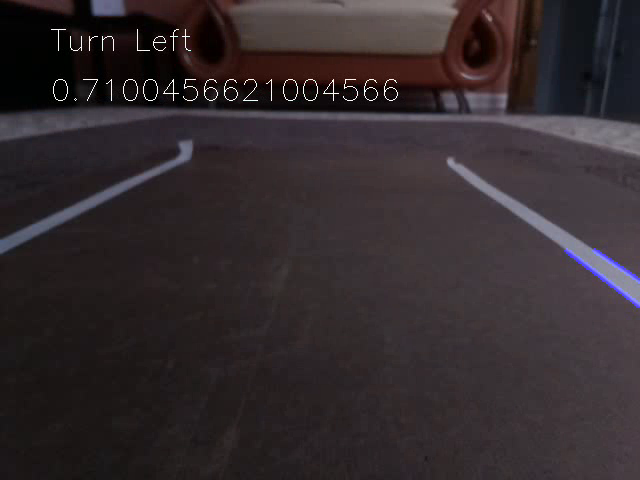
#> input picture frame 2 of output.avi, 640 x 480 px, given in place of the camera
$ python car_v1.py
#> lines starting #> are read from the running program, lines starting #| are printed output that depends on the picture; after the words box and inside, x2 and y2 are one past the last pixel; in counts of white or black regions, pixels touching at a corner belong together
### motorAPI.py
import RPi.GPIO as GPIO

GPIO.setmode(GPIO.BOARD)
GPIO.setwarnings(False)

class Motor:
    gpio_pi_pins = {1:{'e':11,'f':13,'r':15}, 4:{'e':32,'f':26,'r':24}}

    def __init__(self, motor):
#> called with motor = 4
        self.flag = self.gpio_pi_pins[motor]
        GPIO.setup(self.flag['e'],GPIO.OUT)
        GPIO.setup(self.flag['f'],GPIO.OUT)
        GPIO.setup(self.flag['r'],GPIO.OUT)
        self.PWM = GPIO.PWM(self.flag['e'], 50)
        self.PWM.start(0)
        GPIO.output(self.flag['e'],GPIO.HIGH)
        GPIO.output(self.flag['f'],GPIO.LOW)
        GPIO.output(self.flag['r'],GPIO.LOW)

    def forward(self, speed):
        self.PWM.ChangeDutyCycle(speed)
        GPIO.output(self.flag['f'],GPIO.HIGH)
        GPIO.output(self.flag['r'],GPIO.LOW)

    # [4 lines left out: function reverse, not called in this run]

    def stop(self):
        self.PWM.ChangeDutyCycle(0)
        GPIO.output(self.flag['f'],GPIO.LOW)
        GPIO.output(self.flag['r'],GPIO.LOW)

    def speed(self,speed):
        self.PWM.ChangeDutyCycle(speed)

    def shutdown(self):
        GPIO.cleanup()

class Drivetrain:
    def __init__(self, *motors):
        self.motor = []
        for i in motors:
            self.motor.append(i)
#> further down, frame is the input picture: shape (480, 640, 3); mean B, G, R 45.8, 42.9, 51.1

    def manual_drive(self, l , r):
        self.motor[0].forward(l)
        self.motor[1].forward(r)

    def forward(self,speed):
        for i in range(len(self.motor)):
            self.motor[i].forward(speed)

    def reverse(self,speed):
        for i in range(len(self.motor)):
            self.motor[i].reverse(speed)

    def stop(self):
        for i in range(len(self.motor)):
            self.motor[i].stop()

    def right(self, speed):
        self.motor[0].stop()
        self.motor[1].forward(speed)

    def left(self, speed):
        self.motor[0].forward(speed)
        self.motor[1].stop()

    # [8 lines left out: function speed, not called in this run]

    def shutdown(self):
        for i in range(len(self.motor)):
            self.motor[i].shutdown()


### car_v1.py
import cv2 as cv
import numpy as np
import sys
import motorAPI

def roi(image, vertices):
    mask = np.zeros_like(image)
    match_mask_color = 255
    cv.fillPoly(mask, vertices, match_mask_color)
    masked_image = cv.bitwise_and(image, mask)
    return masked_image

def draw_lines(image, lines, color=[255, 0, 0], thickness=3):
    if type(lines) == type(None):
            return image
    image = np.copy(image)
    line_img = np.zeros(( image.shape[0], image.shape[1], 3), dtype=np.uint8)
    for line in lines:
        for x1, y1, x2, y2 in line:
            cv.line(line_img, (x1, y1), (x2, y2), color, thickness)
    image = cv.addWeighted(image, 0.8, line_img, 1.0, 0.0)
    return image

def process(image):
    roi_vertices = [
    (0, 480),
    (0, 250),
    (640, 250),
    (640,480),
    ]

    hsv = cv.cvtColor(frame, cv.COLOR_BGR2HSV)
#> hsv: shape (480, 640, 3); mean H, S, V 100.2, 58.8, 52.5
    low = np.array([0,0,0])
    high = np.array([179,50,100])
    mask = cv.inRange(hsv, low,high)
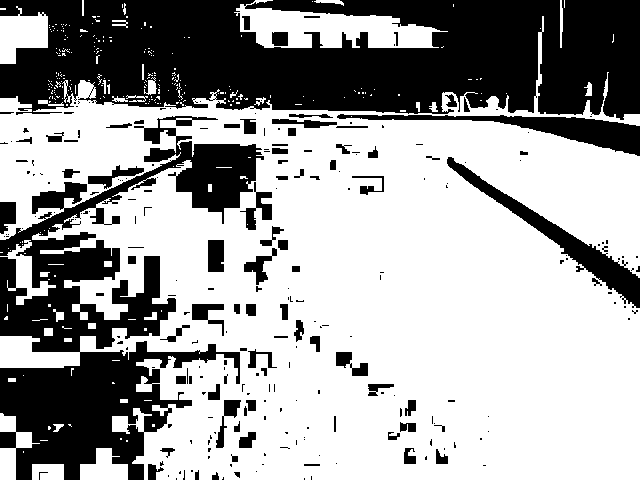
#> mask: shape (480, 640); 63.4% white; 251 black regions (166 under 20 px), largest, box (x1, y1, x2, y2) and area: (0, 0, 640, 120) 59203, (0, 116, 264, 480) 35959, (447, 157, 640, 308) 3838
    gray_image = cv.cvtColor(frame, cv.COLOR_RGB2GRAY)
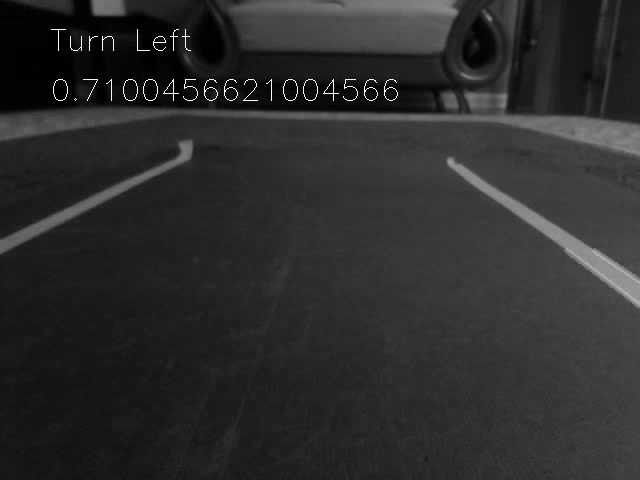
#> gray_image: shape (480, 640); min 0, max 255, mean 44.7
    blurred = cv.GaussianBlur(gray_image, (5, 5), 0)
    canny_image = cv.Canny(blurred, 100, 200)
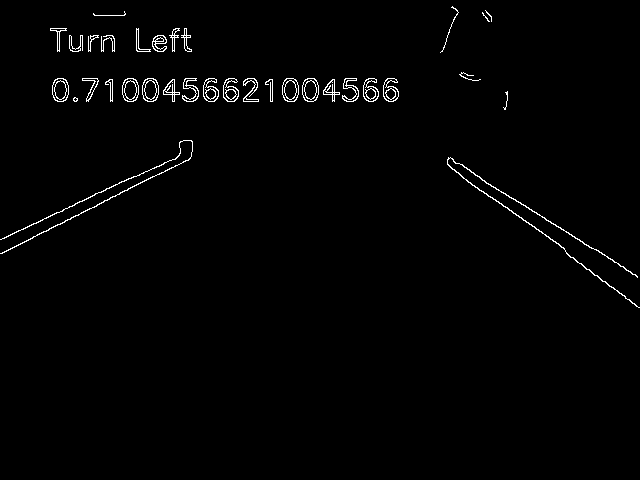
#> canny_image: shape (480, 640); 1.3% white in thin lines or dots, all inside (x1, y1, x2, y2) = (0, 6, 640, 308)
    cropped_image = roi( canny_image, np.array([roi_vertices], np.int32))
#> in roi, `cv.fillPoly(mask, vertices, match_mask_color)`:
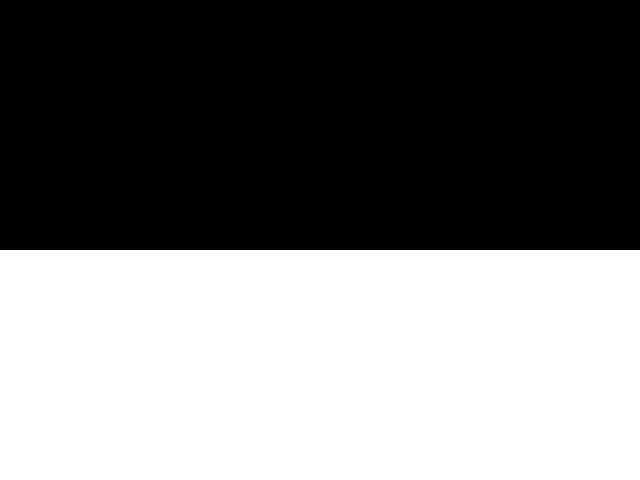
#> mask: shape (480, 640); 47.9% white; 1 white region, box (x1, y1, x2, y2) and area: (0, 250, 640, 480) 147200
#> in roi, `masked_image = cv.bitwise_and(image, mask)`:
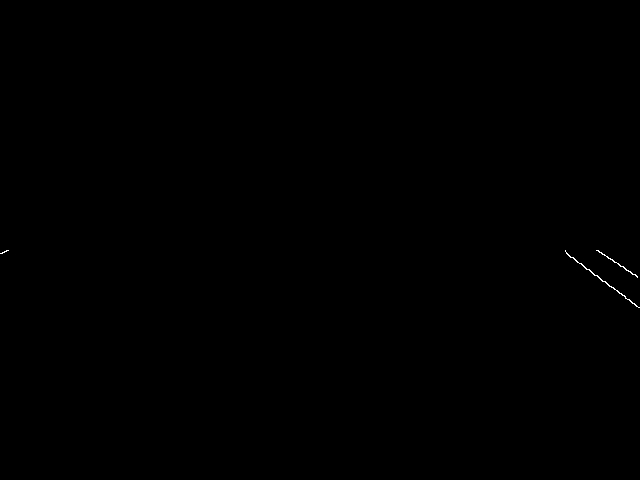
#> masked_image: shape (480, 640); 0.07% white in thin lines or dots, all inside (x1, y1, x2, y2) = (0, 250, 640, 308)
    lines = cv.HoughLinesP(
        cropped_image,
        rho=1,
        theta=np.pi / 180,
        threshold=40,
        lines=np.array([]),
        minLineLength=5,
        maxLineGap= 4
    )
#> lines = [[565, 251, 639, 307], [597, 250, 637, 277]]
    count = 0
    slope = 0
    if type(lines) != type(None):
        for line in lines:
            for x1, y1, x2, y2 in line:
                slope = slope + (((y2-y1)/(x2-x1)))
                count = count + 1
#> this loop made 2 passes
#> after the loop, count = 2; slope = 1.43
        slope = slope / count
#> slope = 0.716

    line_image = draw_lines(image, lines)
#> the loop in draw_lines, `for line in lines:` made 2 passes
#> in draw_lines, `image = cv.addWeighted(image, 0.8, line_img, 1.0, 0.0)`:
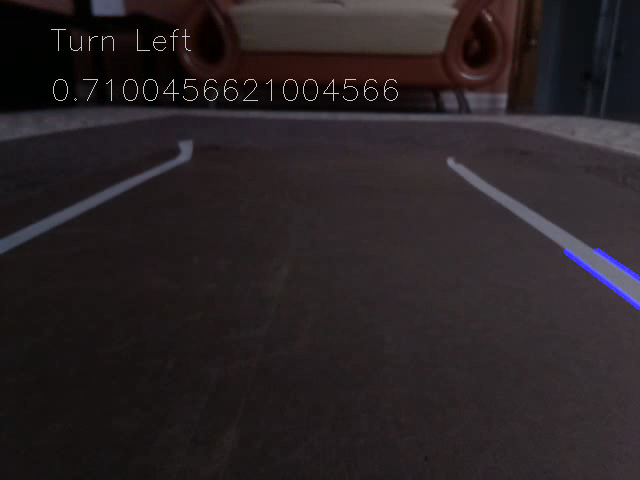
#> image: shape (480, 640, 3); mean B, G, R 36.9, 34.3, 40.8

    #configuration
    if slope < -0.4:
        direction = "Turn Right"
        robot.right(35)
    elif slope > 0.4:
        direction = "Turn Left"
        robot.left(35)
    else:
        direction = "Keep Straight"
        robot.forward(45)

    cv.putText(line_image, direction, (50,50), cv.FONT_HERSHEY_SIMPLEX, 1, (255,255,255), 1)
    cv.putText(line_image, str(slope), (50,100), cv.FONT_HERSHEY_SIMPLEX, 1, (255,255,255), 1)
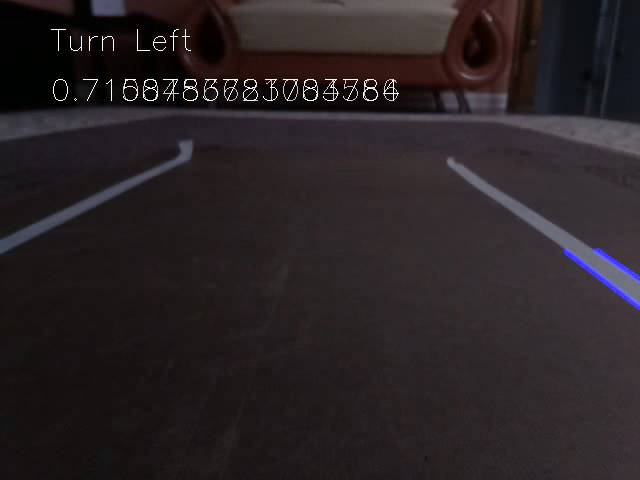
#> line_image: shape (480, 640, 3); mean B, G, R 37.4, 34.8, 41.4
    cv.imshow('Frame', line_image)
    out.write(line_image)
    return

#video to live feed
robot = motorAPI.Drivetrain(motorAPI.Motor(4),motorAPI.Motor(1))
fourcc = cv.VideoWriter_fourcc(*'XVID')
out = cv.VideoWriter('output.avi',fourcc, 20.0, (640,480))
cap = cv.VideoCapture(0)

if ((cap.isOpened() == False)):
    print("Error: Video not found")

while (cap.isOpened()):
    ret, frame = cap.read()
    if ret == True:
        process(frame)
        if ((cv.waitKey(25) & 0xFF) == ord("q")):
#> (key q is pressed here)
            break
    else:
        break

cap.release()
cv.destroyAllWindows()

$ run again, starting later in the video
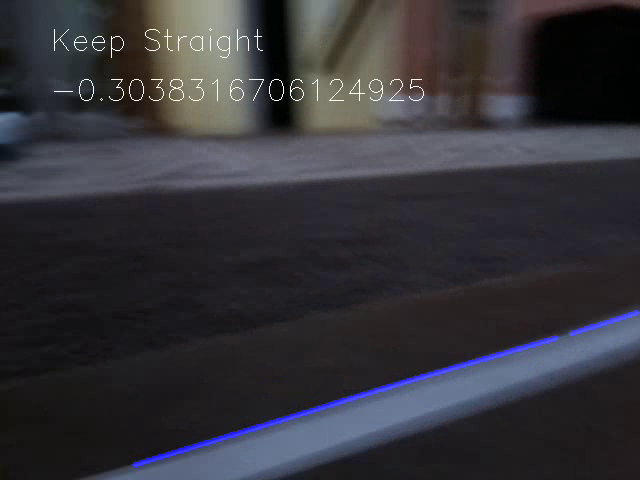
#> input picture frame 9 of output.avi, 640 x 480 px, given in place of the camera
#> frame is the input picture: shape (480, 640, 3); mean B, G, R 57.2, 51.3, 52.5
#> hsv: shape (480, 640, 3); mean H, S, V 106.5, 47.8, 60.3
#> in process, `mask = cv.inRange(hsv, low,high)`:
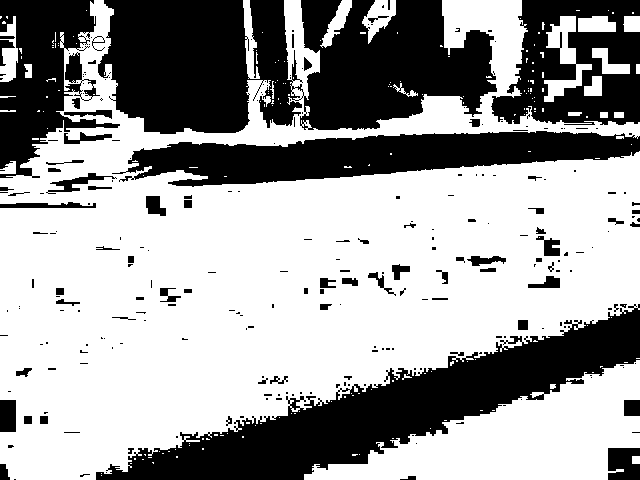
#> mask: shape (480, 640); 62.2% white; 259 black regions (180 under 20 px), largest, box (x1, y1, x2, y2) and area: (98, 0, 497, 134) 39275, (96, 304, 640, 480) 29045, (112, 131, 640, 187) 16836
#> canny_image: shape (480, 640); 1.1% white in thin lines or dots
#> masked_image: shape (480, 640); 0.2% white in thin lines or dots, all inside (x1, y1, x2, y2) = (97, 310, 640, 475)
#> lines = [[134, 462, 468, 360], [461, 363, 555, 335], [570, 331, 636, 310]]
#> the loop in process, `for line in lines:` made 3 passes
#> after the loop in process, `for line in lines:`: count = 3; slope = -0.921
#> in process, `slope = slope / count`: slope = -0.307
#> the loop in draw_lines, `for line in lines:` made 3 passes
#> in process, `cv.putText(line_image, str(slope), (50,100), cv.FONT_HERSHEY_SIMPLEX, ..`:
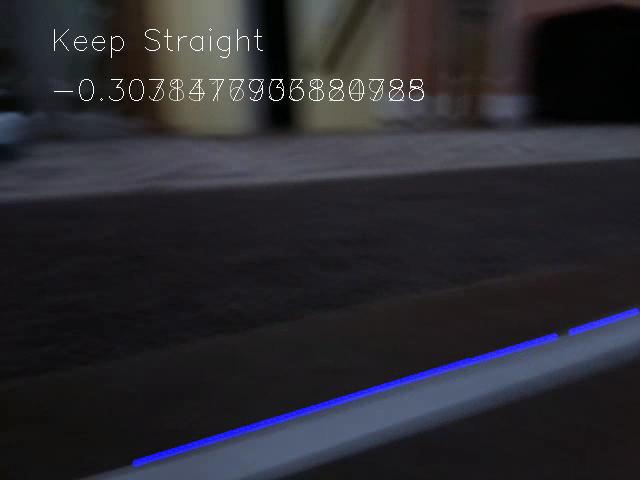
#> line_image: shape (480, 640, 3); mean B, G, R 47.4, 41.5, 42.4

$ run again, starting later in the video
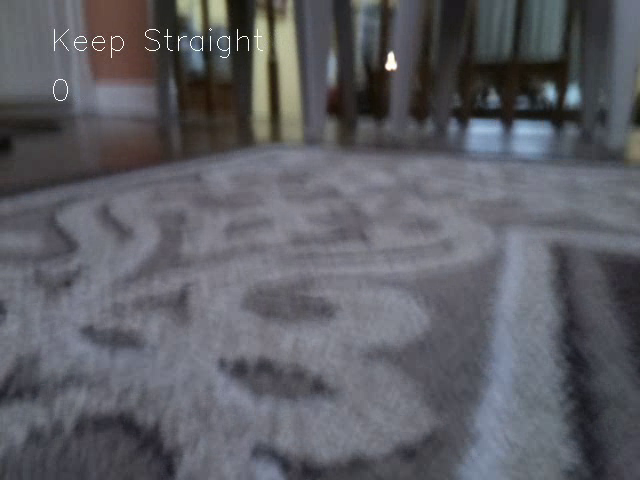
#> input picture frame 17 of output.avi, 640 x 480 px, given in place of the camera
#> frame is the input picture: shape (480, 640, 3); mean B, G, R 100.5, 94.2, 93.6
#> hsv: shape (480, 640, 3); mean H, S, V 102.9, 31.4, 102.8
#> in process, `mask = cv.inRange(hsv, low,high)`:
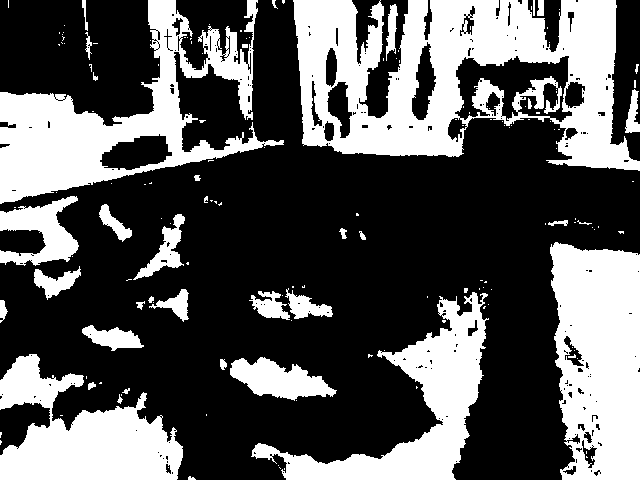
#> mask: shape (480, 640); 35.3% white; 154 white regions (115 under 20 px), largest, box (x1, y1, x2, y2) and area: (293, 0, 640, 171) 33499, (0, 0, 284, 204) 19009, (550, 242, 640, 480) 17767
#> in process, `canny_image = cv.Canny(blurred, 100, 200)`:
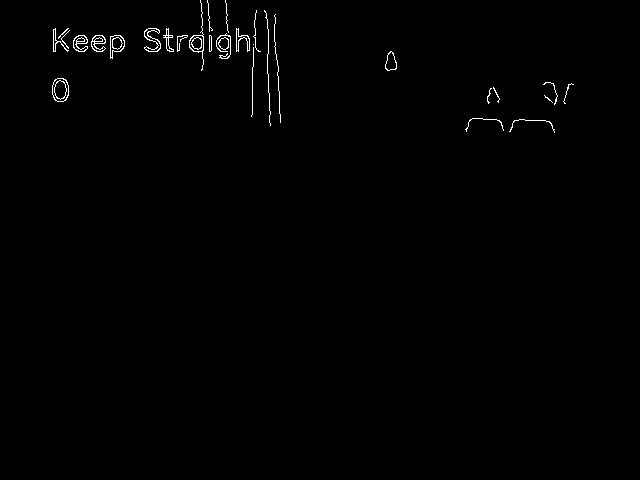
#> canny_image: shape (480, 640); 0.63% white in thin lines or dots, all inside (x1, y1, x2, y2) = (52, 0, 574, 133)
#> masked_image: shape (480, 640); every value is 0
#> lines = None
